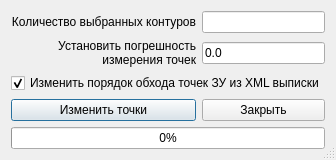
<?xml version="1.0" encoding="UTF-8"?>
<ui version="4.0">
 <class>reNumber</class>
 <widget class="QDialog" name="reNumber">
  <property name="geometry">
   <rect>
    <x>0</x>
    <y>0</y>
    <width>334</width>
    <height>160</height>
   </rect>
  </property>
  <property name="sizePolicy">
   <sizepolicy hsizetype="Minimum" vsizetype="Minimum">
    <horstretch>0</horstretch>
    <verstretch>0</verstretch>
   </sizepolicy>
  </property>
  <property name="windowTitle">
   <string>Изменить точки</string>
  </property>
  <property name="windowIcon">
   <iconset resource="../resources.qrc">
    <normaloff>:/plugins/openland/icons/reorder.png</normaloff>:/plugins/openland/icons/reorder.png</iconset>
  </property>
  <property name="sizeGripEnabled">
   <bool>true</bool>
  </property>
  <property name="modal">
   <bool>true</bool>
  </property>
  <layout class="QGridLayout" name="gridLayout">
   <item row="0" column="0">
    <widget class="QLabel" name="label">
     <property name="sizePolicy">
      <sizepolicy hsizetype="Preferred" vsizetype="Preferred">
       <horstretch>0</horstretch>
       <verstretch>0</verstretch>
      </sizepolicy>
     </property>
     <property name="text">
      <string>&lt;html&gt;&lt;head/&gt;&lt;body&gt;&lt;p align=&quot;right&quot;&gt;Количество выбранных контуров&lt;/p&gt;&lt;/body&gt;&lt;/html&gt;</string>
     </property>
     <property name="alignment">
      <set>Qt::AlignRight|Qt::AlignTrailing|Qt::AlignVCenter</set>
     </property>
    </widget>
   </item>
   <item row="3" column="0">
    <widget class="QPushButton" name="pushButtonOk">
     <property name="text">
      <string>Изменить точки</string>
     </property>
     <property name="icon">
      <iconset resource="../resources.qrc">
       <normaloff>:/plugins/openland/icons/reorder.png</normaloff>:/plugins/openland/icons/reorder.png</iconset>
     </property>
    </widget>
   </item>
   <item row="0" column="1">
    <widget class="QLineEdit" name="lineEditSelectedCount">
     <property name="readOnly">
      <bool>true</bool>
     </property>
    </widget>
   </item>
   <item row="3" column="1">
    <widget class="QPushButton" name="pushButtonCancel">
     <property name="text">
      <string>Закрыть</string>
     </property>
     <property name="icon">
      <iconset resource="../resources.qrc">
       <normaloff>:/plugins/openland/icons/close.png</normaloff>:/plugins/openland/icons/close.png</iconset>
     </property>
    </widget>
   </item>
   <item row="4" column="0" colspan="2">
    <widget class="QProgressBar" name="progressBar">
     <property name="value">
      <number>0</number>
     </property>
    </widget>
   </item>
   <item row="2" column="0" colspan="2">
    <widget class="QCheckBox" name="checkBoxIsReOrder">
     <property name="text">
      <string>Изменить порядок обхода точек ЗУ из XML выписки</string>
     </property>
     <property name="checked">
      <bool>true</bool>
     </property>
    </widget>
   </item>
   <item row="1" column="0">
    <widget class="QLabel" name="label_2">
     <property name="text">
      <string>&lt;html&gt;&lt;head/&gt;&lt;body&gt;&lt;p align=&quot;right&quot;&gt;Установить погрешность&lt;br/&gt;измерения точек&lt;/p&gt;&lt;/body&gt;&lt;/html&gt;</string>
     </property>
    </widget>
   </item>
   <item row="1" column="1">
    <widget class="QLineEdit" name="lineEditDelta">
     <property name="inputMethodHints">
      <set>Qt::ImhFormattedNumbersOnly</set>
     </property>
     <property name="inputMask">
      <string>9.9; </string>
     </property>
     <property name="text">
      <string>0.0</string>
     </property>
    </widget>
   </item>
  </layout>
 </widget>
 <tabstops>
  <tabstop>lineEditSelectedCount</tabstop>
  <tabstop>lineEditDelta</tabstop>
  <tabstop>checkBoxIsReOrder</tabstop>
  <tabstop>pushButtonOk</tabstop>
  <tabstop>pushButtonCancel</tabstop>
 </tabstops>
 <resources>
  <include location="../resources.qrc"/>
 </resources>
 <connections/>
</ui>
